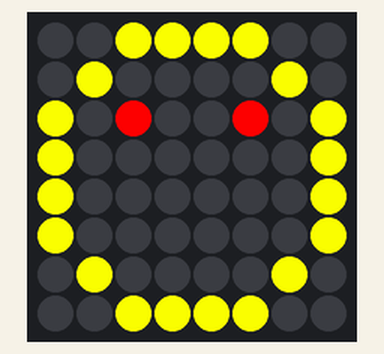
This program was run on a simulated Raspberry Pi (BCM pin numbers) with a Sense HAT. Shown: the Sense HAT's 8×8 RGB LED matrix. What the program prints to the terminal is not drawn. At 5.0 s the program stops and its outputs stay as they are.

Above: at 0.1 s.

The program:

sensehat_icon.py
```python
from sense_emu import SenseHat
import time
sense = SenseHat()
# dinh nghia mau
y = [255, 255, 0]  # vang
b = [0, 0, 0]  # den
r = [255, 0, 0]  # do
# mat cuoi 8x8
icon = [
    b, b, y, y, y, y, b, b,
    b, y, b, b, b, b, y, b,
    y, b, r, b, b, r, b, y,
    y, b, b, b, b, b, b, y,
    y, b, b, b, b, b, b, y,
    y, b, b, b, b, b, b, y,
    b, y, b, b, b, b, y, b,
    b, b, y, y, y, y, b, b,
]
sense.set_pixels(icon)
time.sleep(5)
sense.clear()
print('Bieu tuong da hien thi.')
```
